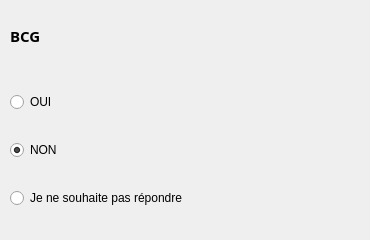
                           <widget class="QWidget" name="widget_96" native="true">
                            <widget class="QLabel" name="label_81">
                             <property name="geometry">
                              <rect>
                               <x>10</x>
                               <y>10</y>
                               <width>351</width>
                               <height>51</height>
                              </rect>
                             </property>
                             <property name="font">
                              <font>
                               <family>Noto Sans</family>
                               <pointsize>11</pointsize>
                               <weight>75</weight>
                               <bold>true</bold>
                              </font>
                             </property>
                             <property name="text">
                              <string>BCG</string>
                             </property>
                            </widget>
                            <widget class="QWidget" name="widget_98" native="true">
                             <property name="geometry">
                              <rect>
                               <x>10</x>
                               <y>70</y>
                               <width>351</width>
                               <height>161</height>
                              </rect>
                             </property>
                             <layout class="QVBoxLayout" name="verticalLayout_75">
                              <item>
                               <widget class="QRadioButton" name="radioButton_124">
                                <property name="text">
                                 <string>OUI</string>
                                </property>
                               </widget>
                              </item>
                              <item>
                               <widget class="QRadioButton" name="radioButton_125">
                                <property name="text">
                                 <string>NON</string>
                                </property>
                                <property name="checked">
                                 <bool>true</bool>
                                </property>
                               </widget>
                              </item>
                              <item>
                               <widget class="QRadioButton" name="radioButton_126">
                                <property name="text">
                                 <string>Je ne souhaite pas répondre</string>
                                </property>
                               </widget>
                              </item>
                             </layout>
                            </widget>
                           </widget>
